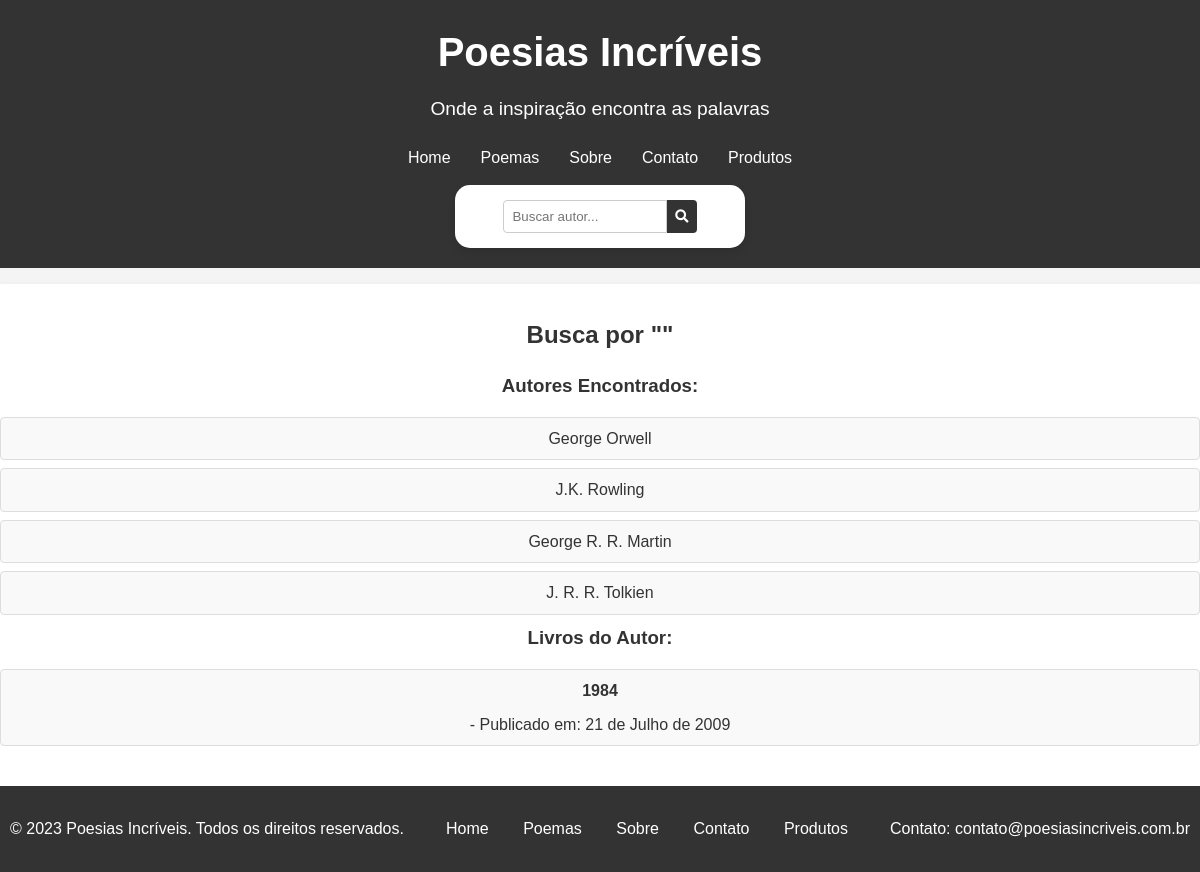
/search/, run on an earlier commit of the app's database.
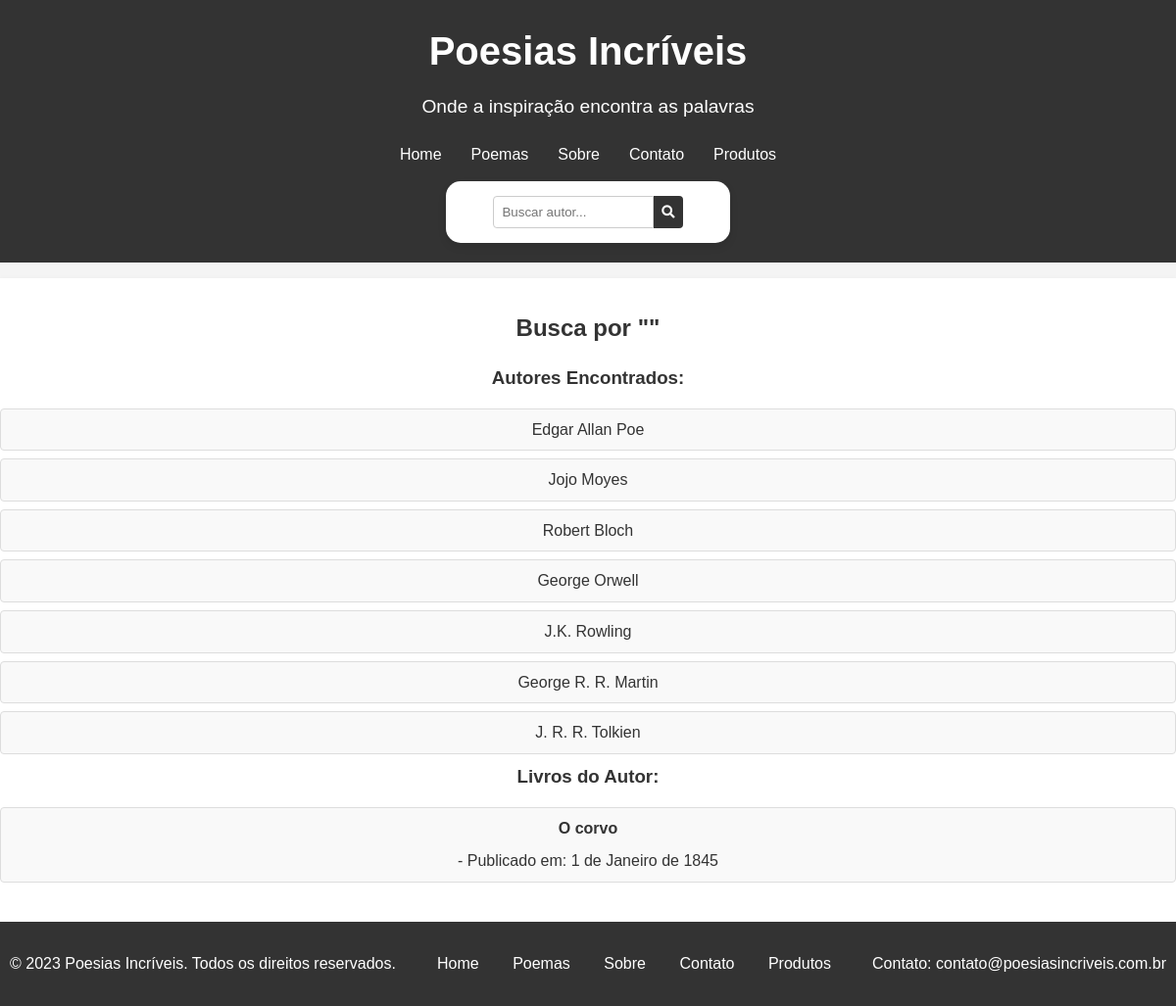
And on a later commit of the database.
### poesias/models.py (models this page shows, shortened)
class Author(models.Model):
    name = models.CharField(max_length=100)

class Book(models.Model):
    title = models.CharField(max_length=200)
    author = models.ForeignKey(Author, on_delete=models.CASCADE)
    categories = models.ManyToManyField(Category)
    published_date = models.DateField()
    isbn = models.CharField(max_length=13)
    cover = models.ImageField(upload_to='book_covers/')

### poesias/views.py (the view)
# urls.py: path('search/', search, name='search'),
def search(request):
    query = request.GET.get('query', '').strip()
    autores = Author.objects.filter(name__icontains=query).order_by('-id')
    if autores.exists():
        livros = Book.objects.filter(author=autores.first())
    else:
        livros = []
    return render(request, 'search.html', {
        'first': f'Busca por "{query}"',
        'authors': autores,
        'books': livros,
    })

### poesias/templates/search.html (shortened to what this page needs)
<!DOCTYPE html>
{% load static %}
<html lang="en">
<head>
    <link rel="stylesheet" href="{% static 'poesias/css/style.css' %}">
    <link rel="stylesheet" href="https://cdnjs.cloudflare.com/ajax/libs/font-awesome/5.15.3/css/all.min.css">
</head>
<body>
    {% include 'base_templates/header.html' %}
    <div class="results-section">
        <h2>{{ first }}</h2>
        {% if authors %}
            <h3>Autores Encontrados:</h3>
            <ul>
                {% for author in authors %}
                    <li>{{ author.name }}</li>
                {% endfor %}
            </ul>
        {% else %}
            <p>Nenhum autor encontrado.</p>
        {% endif %}
        {% if books %}
            <h3>Livros do Autor:</h3>
            <ul>
                {% for book in books %}
                    <li>
                        <strong>{{ book.title }}</strong> - Publicado em: {{ book.published_date }}
                    </li>
                {% endfor %}
            </ul>
        {% else %}
            <p>Nenhum livro encontrado para este autor.</p>
        {% endif %}
    </div>
    {% include 'base_templates/footer.html' %}
</body>
</html>

What changed in the data, as far as the page shows it:
no longer on this page (row unchanged): Book: title "1984", published_date "21 de Julho de 2009"
added Author: name "Edgar Allan Poe"
added Author: name "Jojo Moyes"
added Author: name "Robert Bloch"
added Book: title "O corvo", published_date "1 de Janeiro de 1845"
